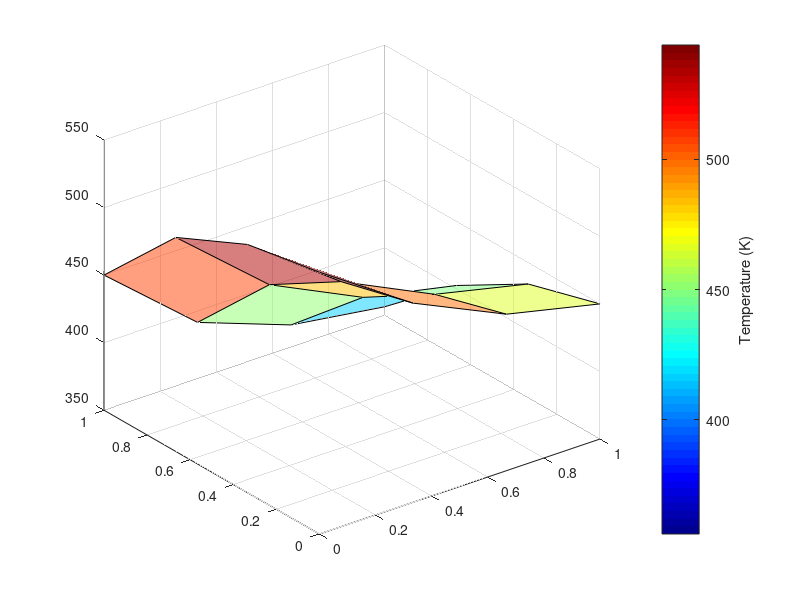

This figure's MATLAB source: (Note: this script raises an error after producing the figure.)
%%This program solves 2D heat transfer problems using the finite-difference
%%method
%Author: Ethan Shoemaker
%ME 450 - Fall 2021

clear all
close all
clc

x_dim = 1; %enter x-dimension here
y_dim = 1; %enter y-dimension here
%N = 4; %number of nodes in each direction
%given surface temperatures
N_surface = 600;
W_surface = 300;
T_max = [];
T_avg = [];


for N = 4:1:8

    delta_x = x_dim/N; %delta_x
    delta_y = y_dim/N; %delta_y
    x = 0:1/(N-1):1;
    y = x;
    [X,Y] = meshgrid(x,y);
 

    B = N+1:N:(N*N)-((N-1)+N);
    C = [2:1:N-1];
    D = N+2:1:2*N-1;
    G = [];

    for i = 1:N-3
        E = (D(1)+i*N):1:(D(N-2)+i*N);
        D = [D E];
    end

    A = eye(N*N);

    A(1,(N*N)+1) = 0.25*(N_surface)+0.25*(W_surface);

    for i = B
        A(i,(N*N)+1) = .25*W_surface;
    end

    for i = C
        A(i,(N*N)+1) = .25*N_surface;
    end

    for i = D
        A(i,i+1) = -0.25;
        A(i,i+N) = -0.25;
        A(i,i-N) = -0.25;
        A(i,i-1) = -0.25;
    end

    A((N*N)-(N-1),(N*N)+1) = (1/3)*W_surface;
    A(N,(N*N)+1) = (1/3)*N_surface;

    %top left node
    A(1,2) = -0.25;
    A(1,N+1) = -0.25;

    %top right node
    A(N,N-1) = -1/3;
    A(N, N*2) = -1/3;

    %bottom left node
    A(1+(N*(N-1)),1+(N*(N-1))-N) = -1/3;
    A(1+(N*(N-1)),2+(N*(N-1))) = -1/3;

    %bottom right node
    A(N*N,(N*N)-1) = -0.5;
    A(N*N,(N*N)-N) = -0.5;

    %top row non-corner nodes

    for i = 2:N-1
        A(i,i-1) = -0.25;
        A(i,i+1) = -0.25;
        A(i,i+N) = -0.25;
    end

    %bottom row non-corner nodes

    for i = N*N-(N-2):(N*N)-1
        A(i,i-1) = -1/3;
        A(i,i+1) = -1/3;
        A(i,i-N) = -1/3;
    end

    %right side non-corner nodes

    for i = 2*N:N:(N*N)-N
        A(i,i-N) = -1/3;
        A(i,i-1) = -1/3;
        A(i,i+N) = -1/3;
    end

    %left side non-corner nodes

    for i = 1+N:N:(N*N)-N-(N-1)
        A(i,i+1) = -0.25;
        A(i,i-N) = -0.25;
        A(i,i+N) = -0.25;
    end

    Z = rref(A);
    Z = Z(:,(N*N)+1);

    T = reshape(Z,N,N);


    figure();
    surf(X,Y,flip(T),'FaceAlpha',0.5)
    colorbar
    colormap jet
    h = colorbar;
    ylabel(h, 'Temperature (K)')
    title("Surface Plot of Temperature (K) - " + N + "x" + N + " mesh")
    xlabel('x-distance (m)')
    ylabel('y-distance (m)')
    zlabel('Temperature (K)')
   

    figure();
    surf(X,Y,flip(T))
    colorbar
    colormap jet
    h = colorbar;
    ylabel(h, 'Temperature (K)')
    title("Surface Plot of Temperature (K) - " + N + "x" + N + " mesh")
    xlabel('x-distance (m)')
    ylabel('y-distance (m)')
    zlabel('Temperature (K)')
    view(2)

    figure();
    heatmap(T)
    title("Temperature(K) Heatmap - " + N + "x" + N + " mesh")
    xlabel('Node Column')
    ylabel('Node Row')
    

    figure();
    contour(X,Y,flip(T),30,'showtext','on')
    l = colorbar;
    ylabel(l, 'Temperature (K)')
    title("Contour Plot of Isotherm Lines - " + N + "x" + N + " mesh")
    xlabel('x-distance (m)')
    ylabel('y-distance (m)')

    
    tmax = max(T,[],'all');
    T_max = [T_max tmax];

    tavg = mean(T,'all');
    T_avg = [T_avg tavg];
end
